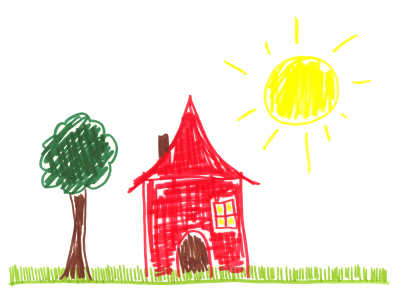
#> input picture SelfDrivingCar/images/ChildDraw.jpg, 405 x 296 px
$ jupyter execute ContourApproximation.ipynb
#> lines starting #> are read from the running program, lines starting #| are printed output that depends on the picture; after the words box and inside, x2 and y2 are one past the last pixel; in counts of white or black regions, pixels touching at a corner belong together
[cell 1]
import numpy as np
import cv2
image = cv2.imread('./images/ChildDraw.jpg')
#> image is the input picture: shape (296, 405, 3); mean B, G, R 214.4, 227.2, 243

def imageCAppr(image):
    orig_images = image.copy()
    cv2.imshow('Original Image:',orig_images)
    gray = cv2.cvtColor(image,cv2.COLOR_BGR2GRAY)
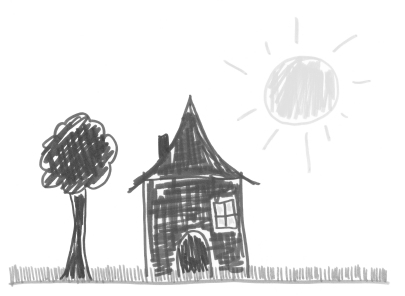
#> gray: shape (296, 405); min 64, max 255, mean 230.5
    ret,thresh = cv2.threshold(gray, 127,255,cv2.THRESH_BINARY_INV)
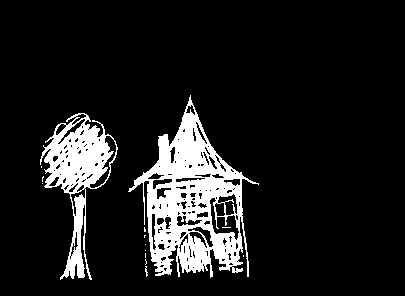
#> thresh: shape (296, 405); 11.7% white; 14 white regions (12 under 20 px)
    contours,hierarchy = cv2.findContours(thresh.copy(),cv2.RETR_LIST,cv2.CHAIN_APPROX_NONE)
#> contours = 177 contours, 128 with area under 20; largest, box (x1, y1, x2, y2) and area: (128, 95, 259, 278) 11518, (40, 113, 118, 280) 4994, (209, 197, 240, 241) 520, (89, 135, 117, 189) 367, (217, 193, 238, 216) 264
    for c in contours:
        x,y,w,h = cv2.boundingRect(c)
        cv2.rectangle(orig_images,(x,y),(x+w,y+h),(0,0,255),2)
        cv2.imshow('Vounding rectangle', orig_images)
#> this loop made 177 passes
#> (x, y, w, h) on passes 1, 3, 4: (163, 267, 5, 5), (145, 266, 3, 11), (187, 264, 3, 6)
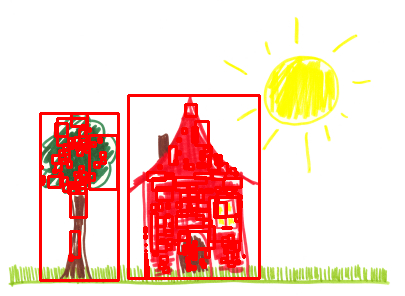
#> orig_images: shape (296, 405, 3); 11.22% of pixels changed, all inside (x1, y1, x2, y2) = (39, 94, 261, 282)

    for c in contours:
        accuracy = 0.01 * cv2.arcLength(c, True)
        approx = cv2.approxPolyDP(c,accuracy, True)
        cv2.drawContours(image,[approx],0,(0,255,0),2)
        cv2.imshow('Approx Poly DP', image)
#> this loop made 177 passes
#> accuracy on passes 1, 3, 4: 0.125, 0.247, 0.117
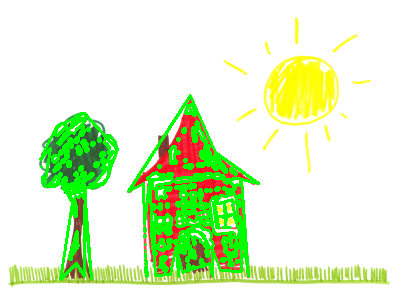
#> image: shape (296, 405, 3); 10.68% of pixels changed, all inside (x1, y1, x2, y2) = (39, 94, 260, 281)

def imageConvexFull(image):
    gray = cv2.cvtColor(image,cv2.COLOR_BGR2GRAY)
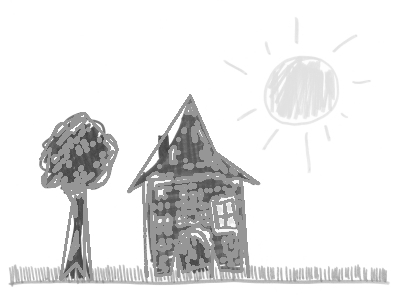
#> gray: shape (296, 405); min 64, max 255, mean 231.6
    cv2.imshow('Original Image', image)
    ret, thresh = cv2.threshold(gray,176,255,0)
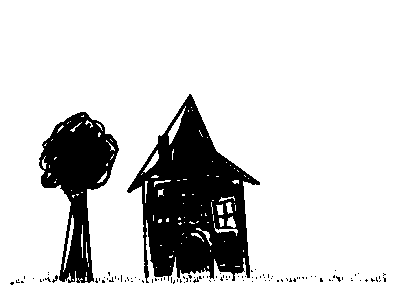
#> thresh: shape (296, 405); 83.4% white; 106 black regions (103 under 20 px)
    contours, hierarchy = cv2.findContours(thresh.copy(),cv2.RETR_LIST,cv2.CHAIN_APPROX_NONE)
#> contours = 216 contours, 200 with area under 20; largest, box (x1, y1, x2, y2) and area: (0, 0, 405, 296) 119180, (126, 93, 261, 284) 14580, (38, 111, 120, 284) 7118, (168, 106, 186, 145) 139, (63, 215, 74, 272) 101
    n = len(contours)-1
#> n = 215
    contours = sorted(contours,key = cv2.contourArea,reverse=False)[:n]
#> contours = 215 contours, 200 with area under 20; largest, box (x1, y1, x2, y2) and area: (126, 93, 261, 284) 14580, (38, 111, 120, 284) 7118, (168, 106, 186, 145) 139, (63, 215, 74, 272) 101, (143, 150, 159, 173) 93
    for c in contours:
        hull = cv2.convexHull(c)
        cv2.drawContours(image,[hull],0,(0,255,0),2)
        cv2.imshow('Convex Hull',image)
#> this loop made 215 passes
#> hull on passes 1 to 3: [[86, 275], [86, 272]], [[156, 267]], [[239, 266], [235, 266]]
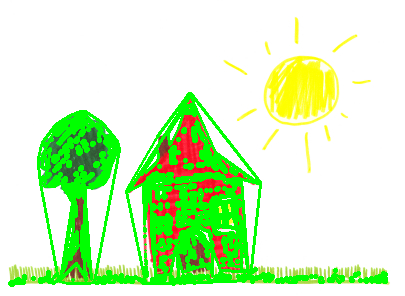
#> image: shape (296, 405, 3); 5.65% of pixels changed, all inside (x1, y1, x2, y2) = (8, 92, 388, 287)


imageCAppr(image)
imageConvexFull(image)
cv2.waitKey(0)
cv2.destroyAllWindows()
